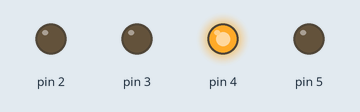
Bench run of a sketch on a simulated Arduino Uno, built with avr-gcc and run on an emulated ATmega328P. Shown: output pins drawn as LEDs (lit = HIGH). What the sketch prints to the serial monitor is not drawn.

Above: at 0.5 s.
At 1.5 s:
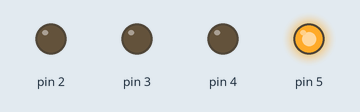
At 2.5 s:
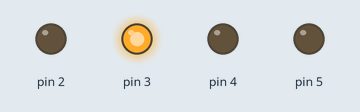
At 3.5 s:
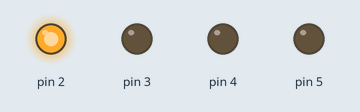
At 4.5 s:
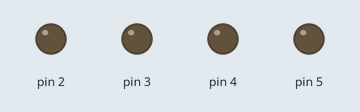
Timing chart, 0 to 6.5 s (numbered marks = the images above):
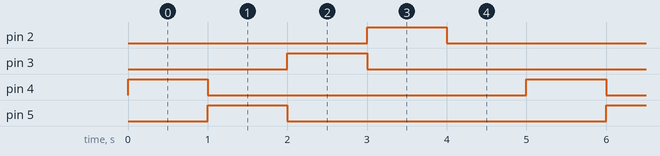

Measured:
- by itself, pin 2–5: alternates HIGH for 1.0 s and LOW for 4.0 s
- by itself, everything shown: repeats every 5.0 s, in 5 steps

The sketch:

Lab1-initial.ino
```cpp
void setup() {
  Serial.begin(115200);
  Serial.println("Hello World!");
  for (int i = 2; i < 6; i++) {
    pinMode(i, OUTPUT);
  }
}

void loop() {
  digitalWrite(4, HIGH);
  delay(1000);
  digitalWrite(4, LOW);
  digitalWrite(5, HIGH);
  delay(1000);
  digitalWrite(5, LOW);
  digitalWrite(3, HIGH);
  delay(1000);
  digitalWrite(3, LOW);
  digitalWrite(2, HIGH);
  delay(1000);
  digitalWrite(2, LOW);
  delay(1000);
}
```
